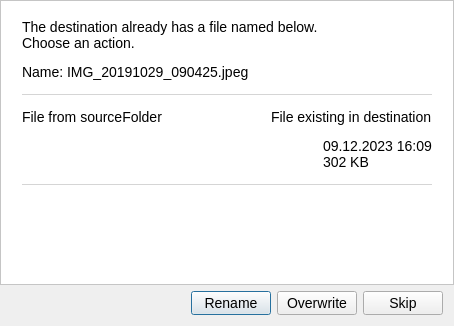
<?xml version="1.0" encoding="UTF-8"?>
<ui version="4.0">
 <class>FileExistsDialog</class>
 <widget class="QDialog" name="FileExistsDialog">
  <property name="geometry">
   <rect>
    <x>0</x>
    <y>0</y>
    <width>454</width>
    <height>326</height>
   </rect>
  </property>
  <property name="windowTitle">
   <string>Dialog</string>
  </property>
  <property name="styleSheet">
   <string notr="true">QLabel {
font-size: 14px
}

QPushButton{
font-size: 14px
}



</string>
  </property>
  <layout class="QVBoxLayout" name="verticalLayout_2">
   <property name="leftMargin">
    <number>0</number>
   </property>
   <property name="topMargin">
    <number>0</number>
   </property>
   <property name="rightMargin">
    <number>0</number>
   </property>
   <property name="bottomMargin">
    <number>0</number>
   </property>
   <item>
    <widget class="QFrame" name="frame">
     <property name="styleSheet">
      <string notr="true">background-color: rgb(255, 255, 255);</string>
     </property>
     <property name="frameShape">
      <enum>QFrame::StyledPanel</enum>
     </property>
     <property name="frameShadow">
      <enum>QFrame::Raised</enum>
     </property>
     <layout class="QVBoxLayout" name="verticalLayout">
      <property name="spacing">
       <number>13</number>
      </property>
      <property name="leftMargin">
       <number>21</number>
      </property>
      <property name="topMargin">
       <number>18</number>
      </property>
      <property name="rightMargin">
       <number>21</number>
      </property>
      <item>
       <layout class="QGridLayout" name="gridLayout" rowstretch="0,0,0,0,0,0,1">
        <item row="4" column="3">
         <widget class="QLabel" name="destinationImgLabel">
          <property name="text">
           <string/>
          </property>
          <property name="pixmap">
           <pixmap resource="resource.qrc">:/img/img/icons8-image-file-80.png</pixmap>
          </property>
          <property name="scaledContents">
           <bool>false</bool>
          </property>
          <property name="alignment">
           <set>Qt::AlignLeading|Qt::AlignLeft|Qt::AlignTop</set>
          </property>
         </widget>
        </item>
        <item row="2" column="0" colspan="5">
         <widget class="QFrame" name="frameTop">
          <property name="styleSheet">
           <string notr="true">color: rgb(213, 213, 213)</string>
          </property>
          <property name="frameShape">
           <enum>QFrame::HLine</enum>
          </property>
          <property name="frameShadow">
           <enum>QFrame::Plain</enum>
          </property>
         </widget>
        </item>
        <item row="1" column="0" colspan="5">
         <widget class="QLabel" name="fileNameLabel">
          <property name="text">
           <string>Name: IMG_20191029_090425.jpeg</string>
          </property>
         </widget>
        </item>
        <item row="3" column="0" colspan="2">
         <widget class="QLabel" name="sourceLabel">
          <property name="text">
           <string>File from &lt;color = green&gt;sourceFolder&lt;/color&gt;</string>
          </property>
          <property name="textFormat">
           <enum>Qt::RichText</enum>
          </property>
         </widget>
        </item>
        <item row="4" column="4">
         <widget class="QLabel" name="existingFileInfoLabel">
          <property name="text">
           <string>09.12.2023 16:09
302 KB</string>
          </property>
          <property name="alignment">
           <set>Qt::AlignLeading|Qt::AlignLeft|Qt::AlignTop</set>
          </property>
         </widget>
        </item>
        <item row="0" column="0" colspan="5">
         <widget class="QLabel" name="messageLabel">
          <property name="text">
           <string>The destination already has a file named below.
Choose an action.</string>
          </property>
         </widget>
        </item>
        <item row="3" column="3" colspan="2">
         <widget class="QLabel" name="destinationLabel">
          <property name="text">
           <string>File existing in destination</string>
          </property>
         </widget>
        </item>
        <item row="4" column="0">
         <widget class="QLabel" name="sourceImgLabel">
          <property name="text">
           <string/>
          </property>
          <property name="pixmap">
           <pixmap>:/img/img/icons8-image-file-80Paysage.png</pixmap>
          </property>
          <property name="alignment">
           <set>Qt::AlignLeading|Qt::AlignLeft|Qt::AlignTop</set>
          </property>
         </widget>
        </item>
        <item row="4" column="2">
         <spacer name="horizontalSpacer_2">
          <property name="orientation">
           <enum>Qt::Horizontal</enum>
          </property>
          <property name="sizeHint" stdset="0">
           <size>
            <width>40</width>
            <height>20</height>
           </size>
          </property>
         </spacer>
        </item>
        <item row="6" column="2">
         <spacer name="verticalSpacer">
          <property name="orientation">
           <enum>Qt::Vertical</enum>
          </property>
          <property name="sizeHint" stdset="0">
           <size>
            <width>20</width>
            <height>40</height>
           </size>
          </property>
         </spacer>
        </item>
        <item row="5" column="0" colspan="5">
         <widget class="QFrame" name="frameBottom">
          <property name="styleSheet">
           <string notr="true">color: rgb(213, 213, 213)</string>
          </property>
          <property name="frameShape">
           <enum>QFrame::HLine</enum>
          </property>
          <property name="frameShadow">
           <enum>QFrame::Plain</enum>
          </property>
          <property name="lineWidth">
           <number>1</number>
          </property>
         </widget>
        </item>
       </layout>
      </item>
     </layout>
    </widget>
   </item>
   <item>
    <layout class="QHBoxLayout" name="horizontalLayout">
     <property name="leftMargin">
      <number>11</number>
     </property>
     <property name="topMargin">
      <number>0</number>
     </property>
     <property name="rightMargin">
      <number>11</number>
     </property>
     <property name="bottomMargin">
      <number>11</number>
     </property>
     <item>
      <spacer name="horizontalSpacer_1">
       <property name="orientation">
        <enum>Qt::Horizontal</enum>
       </property>
       <property name="sizeHint" stdset="0">
        <size>
         <width>40</width>
         <height>20</height>
        </size>
       </property>
      </spacer>
     </item>
     <item>
      <widget class="QPushButton" name="renameButton">
       <property name="toolTip">
        <string>Change the name of the file to be processed by automatically appending a number</string>
       </property>
       <property name="text">
        <string>Rename</string>
       </property>
      </widget>
     </item>
     <item>
      <widget class="QPushButton" name="overwriteButton">
       <property name="toolTip">
        <string>Overwrite the existing file</string>
       </property>
       <property name="text">
        <string>Overwrite</string>
       </property>
      </widget>
     </item>
     <item>
      <widget class="QPushButton" name="skipButton">
       <property name="toolTip">
        <string>Ignore the file to be processed, the existing file remains unchanged</string>
       </property>
       <property name="text">
        <string>Skip</string>
       </property>
      </widget>
     </item>
    </layout>
   </item>
  </layout>
 </widget>
 <resources>
  <include location="resource.qrc"/>
 </resources>
 <connections/>
</ui>
